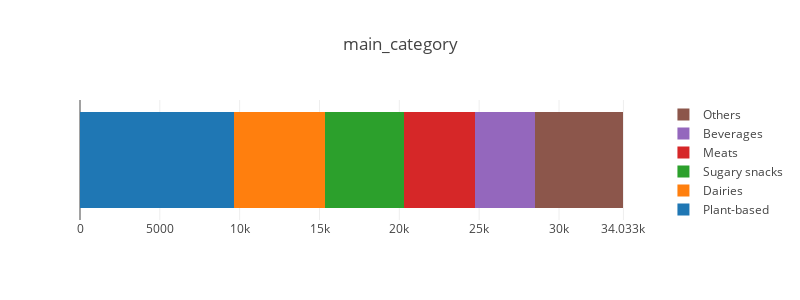

Source (notebook cell):
### Markdown cell above
From the above plot, we can observe that the majority of the products are sold in france, and especially the stores in provided by the shops of

Most of the carbon footprint data was produced by the research group around ###, that claims that the processed data was ###.

### Code cell
visualize.plot_column_composition(carbon_footprints, column_str='main_category')

### Figure 1 — Plotly figure (JSON) as saved in the notebook; plotly's stock layout.template omitted (floating-point values rounded to 4 significant figures)
{"data": [{"name": "Plant-based", "orientation": "h", "type": "bar", "uid": "ce1b0ee4-b78e-4fb4-a244-23ca1f9c908a", "x": [9654], "y": [0]}, {"name": "Dairies", "orientation": "h", "type": "bar", "uid": "2e3bf373-3faa-49bd-bb42-e6a5c624d895", "x": [5664], "y": [0]}, {"name": "Sugary snacks", "orientation": "h", "type": "bar", "uid": "2fff4f11-6e88-4535-a9f0-d71858ac9b3e", "x": [4954], "y": [0]}, {"name": "Meats", "orientation": "h", "type": "bar", "uid": "3c5ff443-cd4d-48cc-8ecc-6112edb3f573", "x": [4494], "y": [0]}, {"name": "Beverages", "orientation": "h", "type": "bar", "uid": "1e193d46-893e-4964-a086-9988e568ba4b", "x": [3713], "y": [0]}, {"name": "Others", "orientation": "h", "type": "bar", "uid": "6c06517b-1b1a-4c09-ab3e-dafed0f12258", "x": [5554], "y": [0]}], "layout": {"barmode": "stack", "height": 300, "showlegend": true, "title": "main_category", "width": 800, "xaxis": {"tickvals": [0, 5000, 10000, 15000, 20000, 25000, 30000, 34033]}, "yaxis": {"showgrid": false, "showline": false, "showticklabels": false, "zeroline": false}}}
